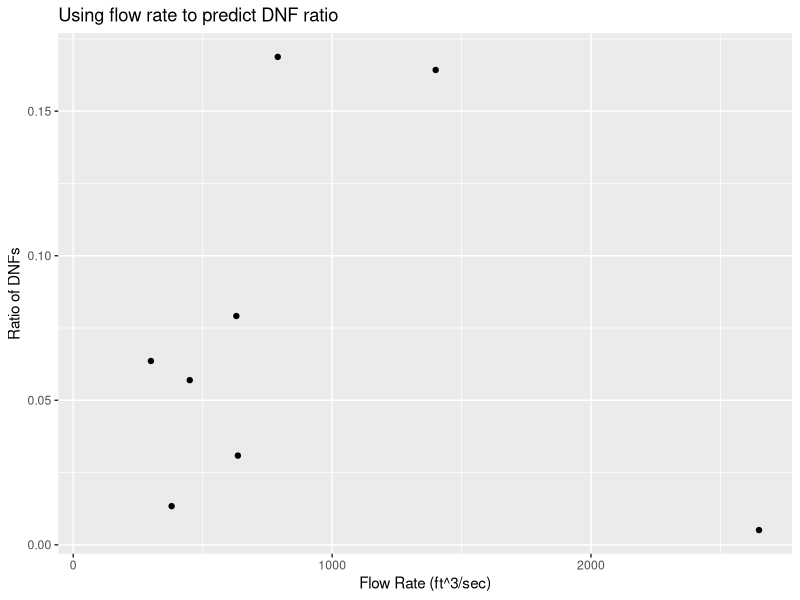

The R script that drew this image: (Note: this script raises an error after producing the figure.)
## ---- chunk 1
library(tidyverse)
library(dplyr)
library(broom)

RR_dnf_data <- read_csv("phoebechar/raisin_river/module/raisin_river_DNF.csv")
## ---- chunk 2
ggplot(RR_dnf_data, aes(x = flow, y = ratio_DNF)) +
  geom_point() +
  labs(x = "Flow Rate (ft^3/sec)",
       y = "Ratio of DNFs",
       title = "Using flow rate to predict DNF ratio")
## ---- chunk 3
dnf_mod <- lm(ratio_DNF ~ flow, RR_dnf_data)
summary(dnf_mod)
## ---- chunk 4
dnf_resid = left_join(select(rr_DNF, year, ratio_DNF, flow), augment(dnf_mod))
## ---- chunk 5
dnf_resid |> filter(.hat > 2*(2/9)) ## 2017 has unusual leverage
dnf_resid |> filter( abs(.std.resid) >= 2) ## none with usual standardized residual
dnf_resid |> filter(.cooksd > 2) ## 2017 is highly influential
## ---- chunk 6
RR_dnf_data <- RR_dnf_data |> filter(year != 2017)
## ---- chunk 7
ggplot(RR_dnf_data, aes(x = flow, y = ratio_DNF)) +
  geom_point() +
  geom_smooth(method = lm, se = FALSE) +
  labs(x = "Flow Rate (ft^3/sec)",
       y = "Ratio of DNFs",
       title = "Using flow rate to predict DNF ratio")
## ---- chunk 8
dnf_mod <- lm(ratio_DNF ~ flow, RR_dnf_data)
summary(dnf_mod)
## ---- chunk 9
-0.001343 + (0.0001279*1100)
200 * 0.139347
